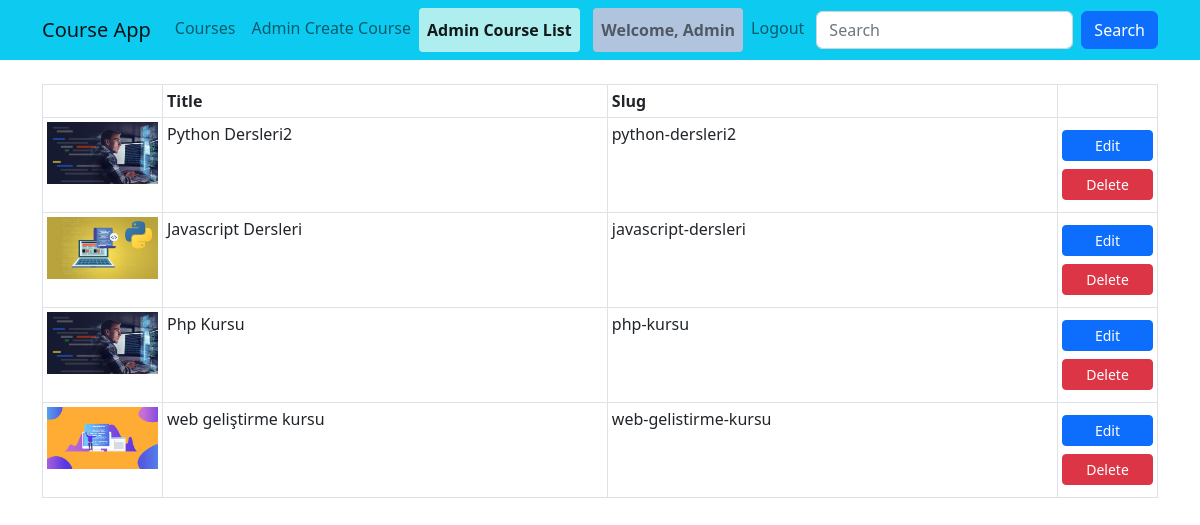
/courses/course-list (signed in), run on an earlier commit of the app's database.
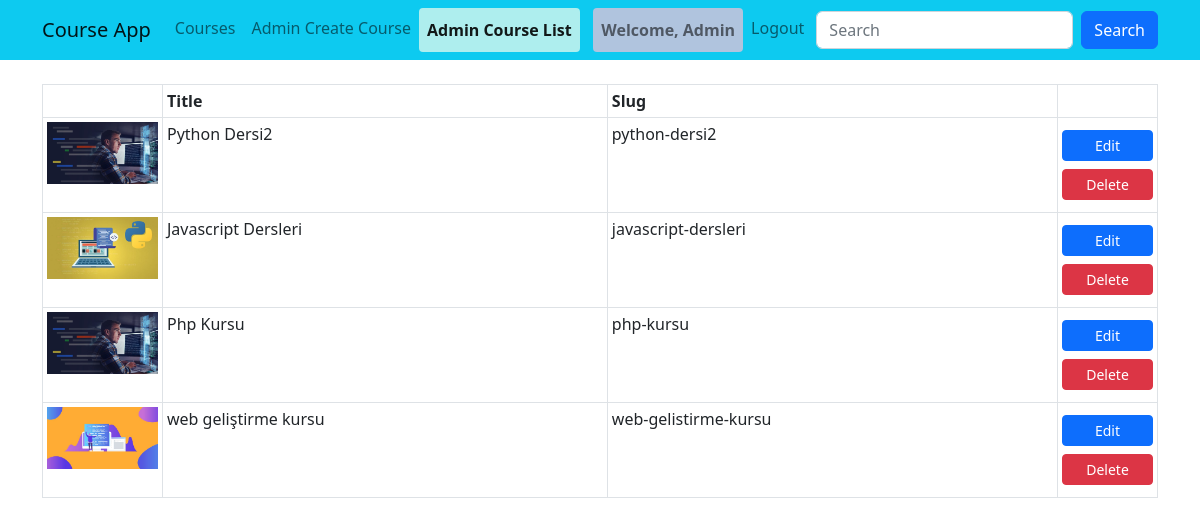
And on a later commit of the database.
### courses/models.py (models this page shows, shortened)
class Course(models.Model):
    title = models.CharField(max_length=50)
    description =models.TextField()
    image = models.ImageField(upload_to="images",default="")
    date = models.DateField(auto_now_add=True)
    isActive = models.BooleanField(default=False)
    isHome = models.BooleanField(default=False)
    slug = models.SlugField(null=False,default="",unique=True, db_index=True,blank=True,editable=False)
    categories = models.ManyToManyField(Category,related_name="kurslar",blank=True)

### courses/views.py (the view)
# urls.py: path("course-list",views.courseList, name="course_list"),
@user_passes_test(isAdmin)
def courseList(request):
    courses = Course.objects.all()
    return render(request,"courses/course-list.html",{
        "courses":courses,
    })

### courses/views.py (called while the page is built)
def isAdmin(user):
    return user.is_superuser

### courses/templates/courses/course-list.html (shortened to what this page needs)
{% extends "layout.html" %}
{% load static %}
{% block css_files %}
    <link rel="stylesheet" href="{% static "/courses/css/style.css" %}">
{% endblock css_files %}
{% block content %}
    <div class="container">
        <div class="row mt-4">
            <div class="col-12">
                <table class="table table-sm table-bordered">
                    <thead>
                        <tr>
                            <th style="width: 120px;"></th>
                            <th>Title</th>
                            <th>Slug</th>
                            <th style="width: 100px;"></th>
                        </tr>
                    </thead>
                    <tbody>
                        {% for course in courses %}
                        <tr>
                            <td><img class = "img-fluid" src="{{course.image.url}}" alt="{{course.slug}}"></td>
                            <td>{{course.title}}</td>
                            <td>{{course.slug}}</td>
                            <td class="align-middle">
                                <a href="{% url "course_edit" course.slug %}" class="btn btn-primary btn-sm w-100 mb-2 mt-2">Edit</a>
                                <a href="{% url "course_delete" course.slug %}" class="btn btn-danger btn-sm w-100 mb-2">Delete</a>
                            </td>
                        </tr>
                    {% endfor %}
                    </tbody>
                </table>
            </div>
        </div>
    </div>
{% endblock content %}

What changed in the data, as far as the page shows it:
changed Course: title "Python Dersleri2" → "Python Dersi2"; slug "python-dersleri2" → "python-dersi2"
